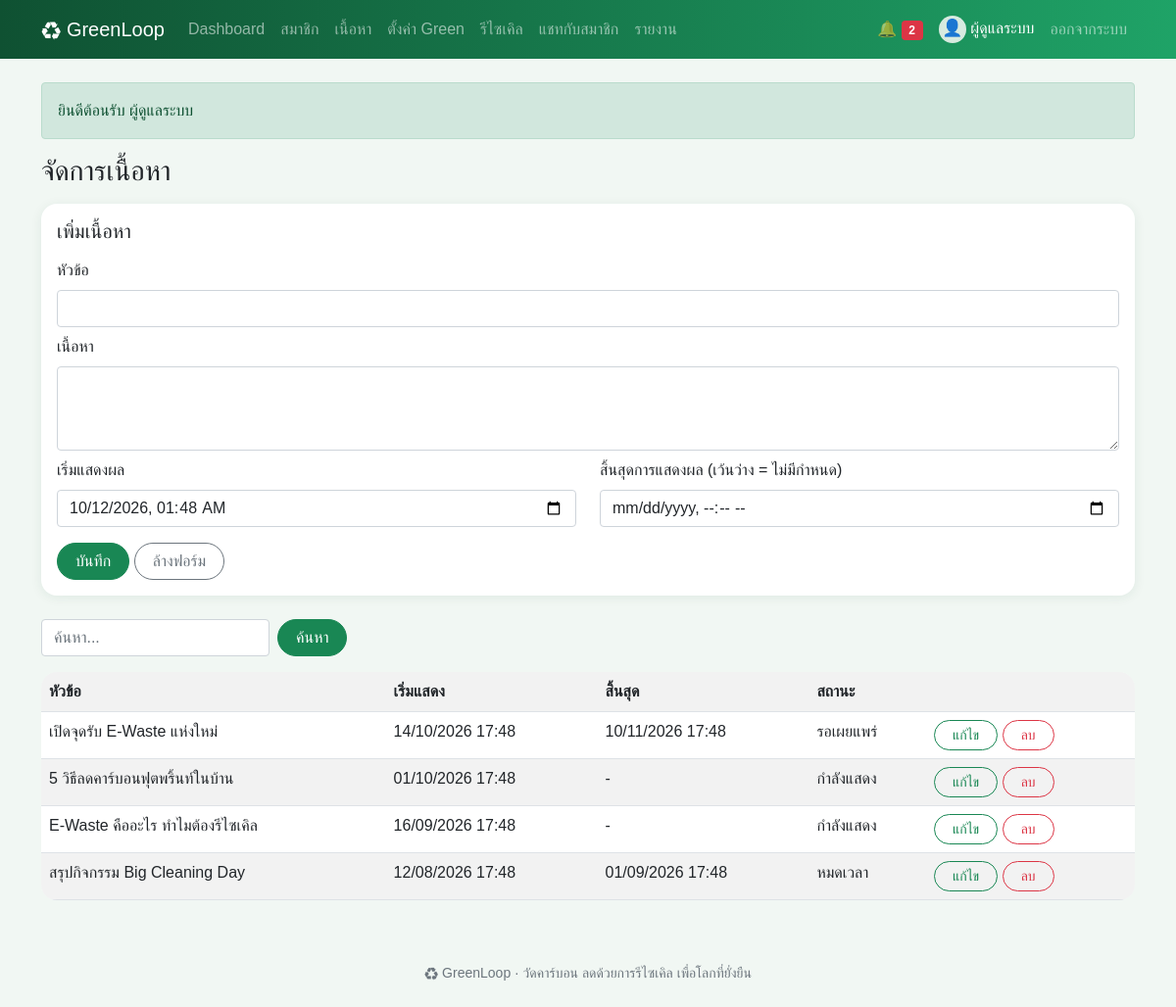
/admin/contents.php (signed in), run on the app's committed database.
### tables this page shows
CREATE TABLE users (
    id INT AUTO_INCREMENT PRIMARY KEY,
    name VARCHAR(100) NOT NULL,
    email VARCHAR(100) NOT NULL UNIQUE,
    phone VARCHAR(10) NOT NULL,
    avatar VARCHAR(50) NOT NULL DEFAULT '' COMMENT 'ชื่อไฟล์รูปโปรไฟล์ใน uploads/',
    password VARCHAR(255) NOT NULL,
    question VARCHAR(100) NOT NULL COMMENT 'คำถามกันลืมรหัสผ่านที่สมาชิกเลือก',
    answer VARCHAR(255) NOT NULL COMMENT 'คำตอบกันลืมรหัสผ่าน (เข้ารหัส)',
    role ENUM('user','admin') NOT NULL DEFAULT 'user',
    status ENUM('active','suspended') NOT NULL DEFAULT 'active',
    points INT NOT NULL DEFAULT 0,
    created_at DATETIME NOT NULL DEFAULT CURRENT_TIMESTAMP
);

CREATE TABLE contents (
    id INT AUTO_INCREMENT PRIMARY KEY,
    user_id INT NOT NULL,
    title VARCHAR(150) NOT NULL,
    body TEXT NOT NULL,
    start_at DATETIME NOT NULL,
    end_at DATETIME NULL,
    created_at DATETIME NOT NULL DEFAULT CURRENT_TIMESTAMP,
    FOREIGN KEY (user_id) REFERENCES users (id) ON DELETE CASCADE
);

### admin/contents.php (the view, shortened to what this page needs)
<?php
require '../init.php';
$admin = need_admin();
$edit = one('SELECT * FROM contents WHERE id = ?', [g('edit')]) ?: ['id' => '', 'title' => '', 'body' => '', 'start_at' => date('Y-m-d H:i'), 'end_at' => ''];
$rows = all('SELECT *, ' . LIVE . ' AS live FROM contents WHERE title LIKE ? OR body LIKE ? ORDER BY start_at DESC', [like(), like()]);
$local = function ($s) { return $s ? date('Y-m-d\TH:i', strtotime($s)) : ''; };
head('จัดการเนื้อหา');
?>
<form method="post" class="card card-body mb-4">
  <h5><?= $edit['id'] ? 'แก้ไขเนื้อหา' : 'เพิ่มเนื้อหา' ?></h5>
  <?php input('หัวข้อ', 'title', 'text', $edit['title'], 'required minlength="3"') ?>
  <label class="form-label mt-2">เนื้อหา</label>
  <textarea class="form-control" name="body" rows="3" required><?= e($edit['body']) ?></textarea>
  <div class="row">
    <div class="col-md-6"><?php input('เริ่มแสดงผล', 'start_at', 'datetime-local', $local($edit['start_at'])) ?></div>
    <div class="col-md-6"><?php input('สิ้นสุดการแสดงผล (เว้นว่าง = ไม่มีกำหนด)', 'end_at', 'datetime-local', $local($edit['end_at']), '') ?></div>
  </div>
  <div class="mt-3"><button class="btn btn-success">บันทึก</button> <a class="btn btn-outline-secondary" href="contents.php">ล้างฟอร์ม</a></div>
</form>
<?php search() ?>
<div class="table-responsive">
<table class="table table-striped bg-white">
  <tr><th>หัวข้อ</th><th>เริ่มแสดง</th><th>สิ้นสุด</th><th>สถานะ</th><th></th></tr>
  <?php foreach ($rows as $r): ?>
    <tr>
      <td><?= e($r['title']) ?></td><td><?= dt($r['start_at']) ?></td><td><?= dt($r['end_at']) ?></td><td><?= $r['live'] ?></td>
      <td><form method="post"><input type="hidden" name="id" value="<?= $r['id'] ?>">
        <a class="btn btn-sm btn-outline-success" href="?edit=<?= $r['id'] ?>">แก้ไข</a>
        <button class="btn btn-sm btn-outline-danger" name="delete" onclick="return confirm('ลบเนื้อหานี้?')">ลบ</button></form></td>
    </tr>
  <?php endforeach; ?>
</table>
</div>
<?php foot() ?>

### init.php (shortened to what this page needs)
<?php
$db = new PDO('mysql:host=localhost;dbname=greenloop;charset=utf8mb4', 'root', '');
$db->setAttribute(PDO::ATTR_ERRMODE, PDO::ERRMODE_EXCEPTION);
$db->setAttribute(PDO::ATTR_DEFAULT_FETCH_MODE, PDO::FETCH_ASSOC);
function q($sql, $p = [])
{
    global $db;
    $s = $db->prepare($sql);
    $s->execute($p);
    return $s;
}
function all($sql, $p = []) { return q($sql, $p)->fetchAll(); }
function one($sql, $p = []) { return q($sql, $p)->fetch(); }
function val($sql, $p = []) { return q($sql, $p)->fetchColumn(); }
function e($s) { return htmlspecialchars($s ?? '', ENT_QUOTES); }
function g($k, $d = '') { return trim($_GET[$k] ?? $d); }
function like() { return '%' . g('q') . '%'; }
function dt($s) { return $s ? date('d/m/Y H:i', strtotime($s)) : '-'; }
function inbox() { return me()['role'] == 'admin' ? null : me()['id']; }
function pic($file, $size = 40, $icon = '👤', $link = false)
{
    if (!$file) return "<span class='pic' style='width:{$size}px;height:{$size}px;font-size:" . $size * .6 . "px'>$icon</span>";
    $img = "<img class='pic' src='" . UP . "uploads/$file' width='$size' height='$size' alt=''>";
    return $link ? "<a href='" . UP . "uploads/$file' target='_blank'>$img</a>" : $img;
}
function me()
{
    static $u;
    if (!$u && isset($_SESSION['uid'])) $u = one("SELECT * FROM users WHERE id = ? AND status = 'active'", [$_SESSION['uid']]);
    return $u;
}
function need_login()
{
    if (!me()) go(UP . 'login.php', 'กรุณาเข้าสู่ระบบก่อน', 'warning');
    return me();
}
function need_admin()
{
    if (need_login()['role'] != 'admin') go(UP . 'index.php', 'หน้านี้สำหรับผู้ดูแลระบบเท่านั้น', 'danger');
    return me();
}
function input($label, $name, $type = 'text', $value = '', $attr = 'required')
{
    echo "<label class='form-label mt-2'>$label</label><input class='form-control' type='$type' name='$name' value='" . e($value) . "' $attr>";
}
function search($extra = '')
{
    echo "<form class='d-flex flex-wrap gap-2 mb-3 d-print-none'>$extra<input class='form-control w-auto' name='q' value='" . e(g('q')) . "' placeholder='ค้นหา...'><button class='btn btn-success'>ค้นหา</button></form>";
}
function head($title, $show = true)
{
    $u = me();
    $menu = !$u ? [] : ($u['role'] == 'admin' ? MENU_ADMIN : MENU_USER);
    ?>
<!doctype html>
<html lang="th">
<head>
<link rel="stylesheet" href="<?= UP ?>assets/bootstrap.min.css">
<link rel="stylesheet" href="<?= UP ?>assets/style.css">
</head>
<body>
<nav class="navbar navbar-expand-lg navbar-dark d-print-none">
  <div class="container">
    <a class="navbar-brand" href="<?= UP ?>index.php">♻ GreenLoop</a>
    <div class="collapse navbar-collapse" id="menu">
      <div class="navbar-nav me-auto">
        <?php foreach ($menu as $file => $name): ?>
          <a class="nav-link" href="<?= UP . $file ?>"><?= $name ?></a>
        <?php endforeach; ?>
      </div>
      <div class="navbar-nav align-items-lg-center">
        <?php if (!$u): ?>
          <a class="nav-link" href="<?= UP ?>login.php">เข้าสู่ระบบ</a>
          <a class="nav-link" href="<?= UP ?>register.php">สมัครสมาชิก</a>
        <?php else: ?>
          <a class="nav-link" href="<?= UP ?>notifications.php">🔔 <span class="badge bg-danger"><?= val('SELECT COUNT(*) FROM notifications WHERE is_read = 0 AND user_id <=> ?', [inbox()]) ?></span></a>
          <span class="navbar-text text-white mx-2"><?= pic($u['avatar'], 28) ?> <?= e($u['name']) ?></span>
          <a class="nav-link" href="<?= UP ?>logout.php">ออกจากระบบ</a>
        <?php endif; ?>
      </div>
    </div>
  </div>
</nav>
<main class="container py-4">
<?php if (isset($_SESSION['flash'])): ?>
  <div class="alert alert-<?= $_SESSION['flash'][1] ?>"><?= e($_SESSION['flash'][0]) ?></div>
<?php unset($_SESSION['flash']); endif; ?>
<?php if ($show): ?><h3 class="mb-3"><?= $title ?></h3><?php endif; ?>
    <?php
}
function foot()
{
    echo '</main><footer class="text-center text-muted small py-4 d-print-none">♻ GreenLoop · วัดคาร์บอน ลดด้วยการรีไซเคิล เพื่อโลกที่ยั่งยืน</footer>'
        . '<script src="' . UP . 'assets/bootstrap.bundle.min.js"></script></body></html>';
}

### assets/style.css (style rules this page uses)
body { background: #f1f7f3; font-family: "Leelawadee UI", Tahoma, sans-serif; }
.navbar { background: linear-gradient(90deg, #0f5132, #1fa367); }
.btn { border-radius: 50px; padding-left: 18px; padding-right: 18px; }
.card { border: 0; border-radius: 16px; box-shadow: 0 2px 12px rgba(15, 81, 50, .08); }
.table { border-radius: 16px; overflow: hidden; }
.pic { display: inline-block; object-fit: cover; border-radius: 50%; background: #d7eadf; text-align: center; vertical-align: middle; }

### data on the page
users: role "Dashboard", role "สมาชิก", role "เนื้อหา", role "ตั้งค่า Green", role "รีไซเคิล", role "แชทกับสมาชิก", role "รายงาน", name "ผู้ดูแลระบบ"
contents: title "เปิดจุดรับ E-Waste แห่งใหม่", start_at "14/10/2026 17:48", end_at "10/11/2026 17:48", live "รอเผยแพร่"
contents: title "5 วิธีลดคาร์บอนฟุตพริ้นท์ในบ้าน", start_at "01/10/2026 17:48", end_at "-", live "กำลังแสดง"
contents: title "E-Waste คืออะไร ทำไมต้องรีไซเคิล", start_at "16/09/2026 17:48", end_at "-", live "กำลังแสดง"
contents: title "สรุปกิจกรรม Big Cleaning Day", start_at "12/08/2026 17:48", end_at "01/09/2026 17:48", live "หมดเวลา"

### other printed values
$icon "👤"
$_SESSION['flash'][0] "ยินดีต้อนรับ ผู้ดูแลระบบ"
$title "จัดการเนื้อหา"
$label "หัวข้อ เริ่มแสดงผล สิ้นสุดการแสดงผล (เว้นว่าง = ไม่มีกำหนด)"
